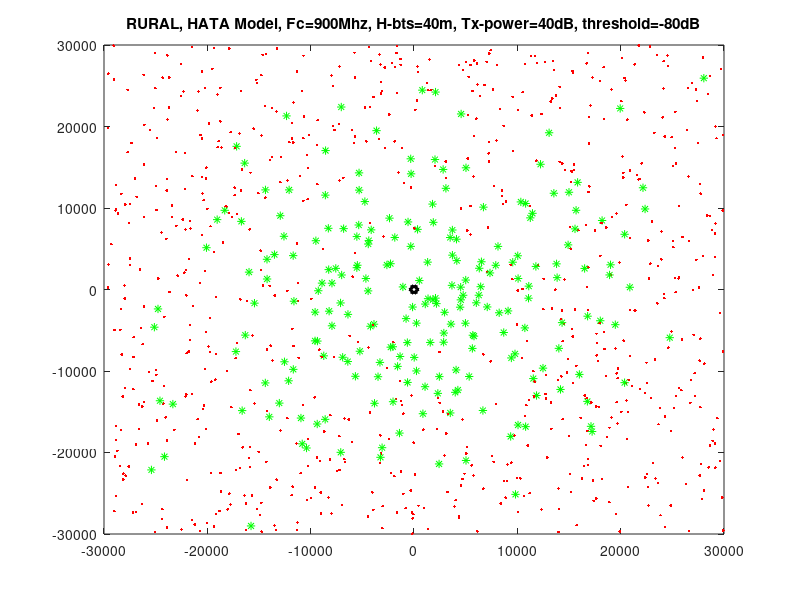
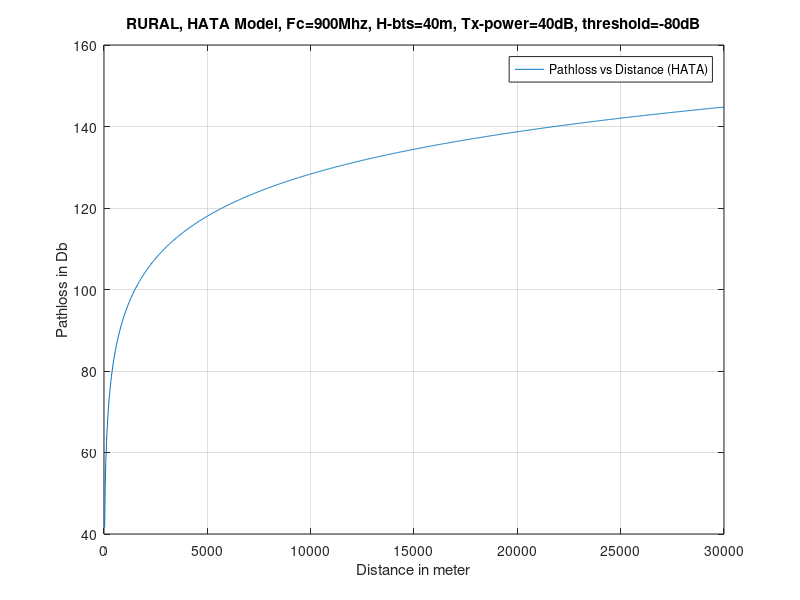
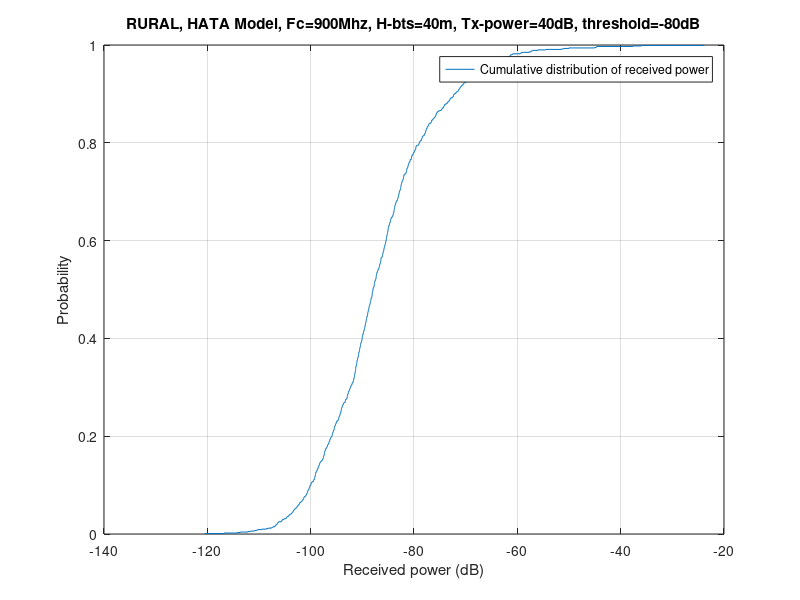

These figures' MATLAB source, in order: (Note: this script raises an error after producing the figures.)
clc;
clear variables;
close all;

Fc = 900; % Carrier freq (Mhz) (for LTE in Turkey: 800, 900, 1800, 2100, 2600(only indoor femtocell) 
Cell_size = 15000*2; % Macro cell (m)
H_bts = 40; % Height of BTS
H_ue = 3; % Height of user equipment
UE_number = 1000; % User equipment (phone, tablet ...) number
Threshold= -80 ; % UE connection threshold (Db)
Tx_power = 40; % BTS power (dBm)  
Tx_a_gain = 18; % Antenna gain (dBi)
Tx_c_loss = 2.5; % Antenna  cable loss (dB)
Rx_body_loss = 3; % Body loss at reviever side (dB) (User Body Loss Study for Popular Smartphones - http://ieeexplore.ieee.org/stamp/stamp.jsp?arnumber=7228963)
Tx_EiRP = Tx_power + Tx_a_gain - Tx_c_loss; % Effective isotropic radiated power (dBm)

%% Create UE positions and their distances
UE_database=zeros(UE_number,4); % Matrix for UE positions other UE related informations
UE_database(:,1) = randi([-Cell_size,Cell_size], 1, UE_number); % Create random UE position X (meter)
UE_database(:,2) = randi([-Cell_size,Cell_size], 1, UE_number); % Create random UE position Y (meter)
UE_database(:,3) = sqrt(UE_database(:,1).^2 + UE_database(:,2).^2); % Calculated distane between UE and BTS (meter)

%% Calculate recieved power by UE matrix
%Okumura-Hata Model model for open area (Developed by Masaharu Hata after Okumura) (paramaters for rural area)
ahm = (1.1*log10(Fc) - 0.7)*H_ue - 1.56*log10(Fc) - 0.8; % for small or medium-sized city (See Wikipedia : Hata Model)
A = 69.55 + 26.16*log10(Fc) - 13.82*log10(H_bts) - ahm;
B = 44.9 - 6.55*log10(H_bts);
D = 4.78*log10(Fc)^2 - 18.33*log10(Fc) + 40.94;
Pathloss_formula = A + B*log10(UE_database(:,3)/1000) - D;  %(dB) (distance in Km)
Shadowing_eff = normrnd (0,8,[UE_number,1]); % http://morse.colorado.edu/~tlen5510/text/classwebch4.html - https://www.quora.com/Wireless-Communication-How-do-we-simulate-Shadow-Fading-using-Matlab-lognrnd-0-%CF%83-or-normrnd-0-%CF%83
UE_database(:,4) = Tx_EiRP - Pathloss_formula - Shadowing_eff - Rx_body_loss ;% Recieved power by UE 

%% Draw UE positions and their status on map
Connected_users = find(UE_database(:,4) > Threshold); % Find connected UE_id numbers
figure (1);
    plot(0, 0, 'hk', 'LineWidth', 3);%BTS at center
    title(['RURAL, HATA Model, Fc=' num2str(Fc) 'Mhz, H-bts=' num2str(H_bts) 'm, Tx-power=' num2str(Tx_power) 'dB, threshold=' num2str(Threshold) 'dB'])
    hold on;
    for i=1:UE_number
        if (~isempty(find(Connected_users==i, 1))) == 0
            plot(UE_database(i,1), UE_database(i,2), '.r'); % Not Connected
            hold on;
        else
            plot(UE_database(i,1), UE_database(i,2), '*g'); % Connected
            hold on;
        end 
    end
    
%% Pathloss vs Distance graph for Cost-231 model
figure (2);
    Distance = linspace(0,Cell_size,1000); % 0-Cell_size Km, 1K sample
    plot(Distance, A + B*log10(Distance/1000) - D) % Distance in Km
    title(['RURAL, HATA Model, Fc=' num2str(Fc) 'Mhz, H-bts=' num2str(H_bts) 'm, Tx-power=' num2str(Tx_power) 'dB, threshold=' num2str(Threshold) 'dB'])
    legend('Pathloss vs Distance (HATA)')
    xlabel('Distance in meter')
    ylabel('Pathloss in Db')
    clear Distance
    grid on
    
%% Cumulative distribution of received power
    figure (3);
        ecdf(UE_database(:,4))
        title(['RURAL, HATA Model, Fc=' num2str(Fc) 'Mhz, H-bts=' num2str(H_bts) 'm, Tx-power=' num2str(Tx_power) 'dB, threshold=' num2str(Threshold) 'dB'])
        legend('Cumulative distribution of received power')
        xlabel('Received power (dB)')
        ylabel('Probability')
        grid on;
        
%% Histogram of recieved power by UE   
    figure (4);
        histogram(UE_database(:,4));
        title(['RURAL, HATA Model, Fc=' num2str(Fc) 'Mhz, H-bts=' num2str(H_bts) 'm, Tx-power=' num2str(Tx_power) 'dB, threshold=' num2str(Threshold) 'dB'])
        legend('Histogram of received power by UE');
        xlabel('Received power (dB)');
        ylabel('Count');
        grid on;
        
%% Coverage graph
Sample_size = 1000;       
Distance = linspace(0, Cell_size, Sample_size); % 0-15Km, 1K sample
Coverage = zeros(1, Sample_size);
for i=1:1000
    Pathloss_formula =  A + B*log10((Distance(i)./1000)*ones(Sample_size, 1)) - D;  % Distance in Km; (Sample_size, 1) matrix
    Shadowing_eff = normrnd (0, 8, [Sample_size, 1] ); % (Sample_size, 1) matrix
    Power = Tx_EiRP - Pathloss_formula - Shadowing_eff - Rx_body_loss ; % Recieved power by UE 
    Coverage(i) = length(find(Power > Threshold))/Sample_size; % Find connected UE number
end
clear Power Pathloss_formula Shadowing_eff Sample_size
figure (5);
    plot (Distance, smooth(Coverage)); % Moving average smooting
    axis([-inf +inf 0 1]); % fix y axis between 0 and 1
    title(['RURAL, HATA Model, Fc=' num2str(Fc) 'Mhz, H-bts=' num2str(H_bts) 'm, Tx-power=' num2str(Tx_power) 'dB, threshold=' num2str(Threshold) 'dB'])
    legend('Coverage probability vs Distance');
    xlabel('Distance (m)');
    ylabel('Probability');
    grid on;